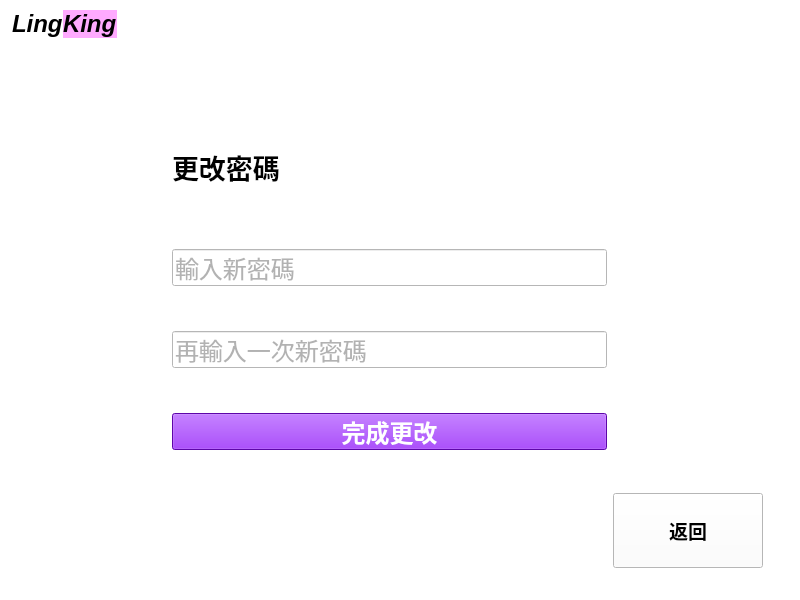
<?xml version="1.0" encoding="UTF-8"?>
<ui version="4.0">
 <class>changePSDWindow</class>
 <widget class="QMainWindow" name="changePSDWindow">
  <property name="geometry">
   <rect>
    <x>0</x>
    <y>0</y>
    <width>800</width>
    <height>600</height>
   </rect>
  </property>
  <property name="windowTitle">
   <string>LingKing</string>
  </property>
  <property name="styleSheet">
   <string notr="true">background-color: rgb(255, 255, 255);</string>
  </property>
  <widget class="QWidget" name="centralwidget">
   <layout class="QGridLayout" name="gridLayout_2">
    <property name="leftMargin">
     <number>12</number>
    </property>
    <property name="topMargin">
     <number>10</number>
    </property>
    <property name="rightMargin">
     <number>12</number>
    </property>
    <property name="bottomMargin">
     <number>10</number>
    </property>
    <item row="0" column="0">
     <layout class="QGridLayout" name="gridLayout">
      <item row="3" column="2">
       <widget class="QPushButton" name="back_BTN">
        <property name="sizePolicy">
         <sizepolicy hsizetype="Expanding" vsizetype="Expanding">
          <horstretch>1</horstretch>
          <verstretch>1</verstretch>
         </sizepolicy>
        </property>
        <property name="minimumSize">
         <size>
          <width>100</width>
          <height>50</height>
         </size>
        </property>
        <property name="maximumSize">
         <size>
          <width>150</width>
          <height>75</height>
         </size>
        </property>
        <property name="font">
         <font>
          <pointsize>14</pointsize>
          <weight>75</weight>
          <bold>true</bold>
         </font>
        </property>
        <property name="cursor">
         <cursorShape>PointingHandCursor</cursorShape>
        </property>
        <property name="styleSheet">
         <string notr="true"/>
        </property>
        <property name="text">
         <string>返回</string>
        </property>
       </widget>
      </item>
      <item row="2" column="2">
       <widget class="QLabel" name="info_label">
        <property name="sizePolicy">
         <sizepolicy hsizetype="Minimum" vsizetype="Expanding">
          <horstretch>0</horstretch>
          <verstretch>0</verstretch>
         </sizepolicy>
        </property>
        <property name="minimumSize">
         <size>
          <width>175</width>
          <height>0</height>
         </size>
        </property>
        <property name="palette">
         <palette>
          <active>
           <colorrole role="WindowText">
            <brush brushstyle="SolidPattern">
             <color alpha="255">
              <red>255</red>
              <green>0</green>
              <blue>0</blue>
             </color>
            </brush>
           </colorrole>
           <colorrole role="Button">
            <brush brushstyle="SolidPattern">
             <color alpha="255">
              <red>255</red>
              <green>255</green>
              <blue>255</blue>
             </color>
            </brush>
           </colorrole>
           <colorrole role="Base">
            <brush brushstyle="SolidPattern">
             <color alpha="255">
              <red>255</red>
              <green>255</green>
              <blue>255</blue>
             </color>
            </brush>
           </colorrole>
           <colorrole role="Window">
            <brush brushstyle="SolidPattern">
             <color alpha="255">
              <red>255</red>
              <green>255</green>
              <blue>255</blue>
             </color>
            </brush>
           </colorrole>
          </active>
          <inactive>
           <colorrole role="WindowText">
            <brush brushstyle="SolidPattern">
             <color alpha="255">
              <red>255</red>
              <green>0</green>
              <blue>0</blue>
             </color>
            </brush>
           </colorrole>
           <colorrole role="Button">
            <brush brushstyle="SolidPattern">
             <color alpha="255">
              <red>255</red>
              <green>255</green>
              <blue>255</blue>
             </color>
            </brush>
           </colorrole>
           <colorrole role="Base">
            <brush brushstyle="SolidPattern">
             <color alpha="255">
              <red>255</red>
              <green>255</green>
              <blue>255</blue>
             </color>
            </brush>
           </colorrole>
           <colorrole role="Window">
            <brush brushstyle="SolidPattern">
             <color alpha="255">
              <red>255</red>
              <green>255</green>
              <blue>255</blue>
             </color>
            </brush>
           </colorrole>
          </inactive>
          <disabled>
           <colorrole role="WindowText">
            <brush brushstyle="SolidPattern">
             <color alpha="255">
              <red>120</red>
              <green>120</green>
              <blue>120</blue>
             </color>
            </brush>
           </colorrole>
           <colorrole role="Button">
            <brush brushstyle="SolidPattern">
             <color alpha="255">
              <red>255</red>
              <green>255</green>
              <blue>255</blue>
             </color>
            </brush>
           </colorrole>
           <colorrole role="Base">
            <brush brushstyle="SolidPattern">
             <color alpha="255">
              <red>255</red>
              <green>255</green>
              <blue>255</blue>
             </color>
            </brush>
           </colorrole>
           <colorrole role="Window">
            <brush brushstyle="SolidPattern">
             <color alpha="255">
              <red>255</red>
              <green>255</green>
              <blue>255</blue>
             </color>
            </brush>
           </colorrole>
          </disabled>
         </palette>
        </property>
        <property name="font">
         <font>
          <pointsize>14</pointsize>
         </font>
        </property>
        <property name="text">
         <string/>
        </property>
        <property name="alignment">
         <set>Qt::AlignLeading|Qt::AlignLeft|Qt::AlignTop</set>
        </property>
       </widget>
      </item>
      <item row="2" column="1">
       <layout class="QVBoxLayout" name="verticalLayout">
        <property name="spacing">
         <number>10</number>
        </property>
        <item>
         <widget class="QLabel" name="label_2">
          <property name="sizePolicy">
           <sizepolicy hsizetype="Expanding" vsizetype="Maximum">
            <horstretch>0</horstretch>
            <verstretch>0</verstretch>
           </sizepolicy>
          </property>
          <property name="maximumSize">
           <size>
            <width>16777215</width>
            <height>75</height>
           </size>
          </property>
          <property name="font">
           <font>
            <pointsize>20</pointsize>
            <weight>75</weight>
            <bold>true</bold>
           </font>
          </property>
          <property name="text">
           <string>更改密碼</string>
          </property>
          <property name="buddy">
           <cstring>confirm_password_input</cstring>
          </property>
         </widget>
        </item>
        <item>
         <widget class="QLineEdit" name="password_input">
          <property name="sizePolicy">
           <sizepolicy hsizetype="Maximum" vsizetype="Maximum">
            <horstretch>0</horstretch>
            <verstretch>0</verstretch>
           </sizepolicy>
          </property>
          <property name="maximumSize">
           <size>
            <width>480</width>
            <height>37</height>
           </size>
          </property>
          <property name="palette">
           <palette>
            <active>
             <colorrole role="Button">
              <brush brushstyle="SolidPattern">
               <color alpha="255">
                <red>255</red>
                <green>255</green>
                <blue>255</blue>
               </color>
              </brush>
             </colorrole>
             <colorrole role="Text">
              <brush brushstyle="SolidPattern">
               <color alpha="255">
                <red>102</red>
                <green>102</green>
                <blue>102</blue>
               </color>
              </brush>
             </colorrole>
             <colorrole role="Base">
              <brush brushstyle="SolidPattern">
               <color alpha="255">
                <red>255</red>
                <green>255</green>
                <blue>255</blue>
               </color>
              </brush>
             </colorrole>
             <colorrole role="Window">
              <brush brushstyle="SolidPattern">
               <color alpha="255">
                <red>255</red>
                <green>255</green>
                <blue>255</blue>
               </color>
              </brush>
             </colorrole>
            </active>
            <inactive>
             <colorrole role="Button">
              <brush brushstyle="SolidPattern">
               <color alpha="255">
                <red>255</red>
                <green>255</green>
                <blue>255</blue>
               </color>
              </brush>
             </colorrole>
             <colorrole role="Text">
              <brush brushstyle="SolidPattern">
               <color alpha="255">
                <red>102</red>
                <green>102</green>
                <blue>102</blue>
               </color>
              </brush>
             </colorrole>
             <colorrole role="Base">
              <brush brushstyle="SolidPattern">
               <color alpha="255">
                <red>255</red>
                <green>255</green>
                <blue>255</blue>
               </color>
              </brush>
             </colorrole>
             <colorrole role="Window">
              <brush brushstyle="SolidPattern">
               <color alpha="255">
                <red>255</red>
                <green>255</green>
                <blue>255</blue>
               </color>
              </brush>
             </colorrole>
            </inactive>
            <disabled>
             <colorrole role="Button">
              <brush brushstyle="SolidPattern">
               <color alpha="255">
                <red>255</red>
                <green>255</green>
                <blue>255</blue>
               </color>
              </brush>
             </colorrole>
             <colorrole role="Text">
              <brush brushstyle="SolidPattern">
               <color alpha="255">
                <red>120</red>
                <green>120</green>
                <blue>120</blue>
               </color>
              </brush>
             </colorrole>
             <colorrole role="Base">
              <brush brushstyle="SolidPattern">
               <color alpha="255">
                <red>255</red>
                <green>255</green>
                <blue>255</blue>
               </color>
              </brush>
             </colorrole>
             <colorrole role="Window">
              <brush brushstyle="SolidPattern">
               <color alpha="255">
                <red>255</red>
                <green>255</green>
                <blue>255</blue>
               </color>
              </brush>
             </colorrole>
            </disabled>
           </palette>
          </property>
          <property name="font">
           <font>
            <pointsize>18</pointsize>
           </font>
          </property>
          <property name="inputMask">
           <string/>
          </property>
          <property name="text">
           <string/>
          </property>
          <property name="placeholderText">
           <string>輸入新密碼</string>
          </property>
         </widget>
        </item>
        <item>
         <widget class="QLineEdit" name="confirm_password_input">
          <property name="sizePolicy">
           <sizepolicy hsizetype="Maximum" vsizetype="Maximum">
            <horstretch>0</horstretch>
            <verstretch>0</verstretch>
           </sizepolicy>
          </property>
          <property name="maximumSize">
           <size>
            <width>480</width>
            <height>37</height>
           </size>
          </property>
          <property name="palette">
           <palette>
            <active>
             <colorrole role="Button">
              <brush brushstyle="SolidPattern">
               <color alpha="255">
                <red>255</red>
                <green>255</green>
                <blue>255</blue>
               </color>
              </brush>
             </colorrole>
             <colorrole role="Text">
              <brush brushstyle="SolidPattern">
               <color alpha="255">
                <red>102</red>
                <green>102</green>
                <blue>102</blue>
               </color>
              </brush>
             </colorrole>
             <colorrole role="Base">
              <brush brushstyle="SolidPattern">
               <color alpha="255">
                <red>255</red>
                <green>255</green>
                <blue>255</blue>
               </color>
              </brush>
             </colorrole>
             <colorrole role="Window">
              <brush brushstyle="SolidPattern">
               <color alpha="255">
                <red>255</red>
                <green>255</green>
                <blue>255</blue>
               </color>
              </brush>
             </colorrole>
            </active>
            <inactive>
             <colorrole role="Button">
              <brush brushstyle="SolidPattern">
               <color alpha="255">
                <red>255</red>
                <green>255</green>
                <blue>255</blue>
               </color>
              </brush>
             </colorrole>
             <colorrole role="Text">
              <brush brushstyle="SolidPattern">
               <color alpha="255">
                <red>102</red>
                <green>102</green>
                <blue>102</blue>
               </color>
              </brush>
             </colorrole>
             <colorrole role="Base">
              <brush brushstyle="SolidPattern">
               <color alpha="255">
                <red>255</red>
                <green>255</green>
                <blue>255</blue>
               </color>
              </brush>
             </colorrole>
             <colorrole role="Window">
              <brush brushstyle="SolidPattern">
               <color alpha="255">
                <red>255</red>
                <green>255</green>
                <blue>255</blue>
               </color>
              </brush>
             </colorrole>
            </inactive>
            <disabled>
             <colorrole role="Button">
              <brush brushstyle="SolidPattern">
               <color alpha="255">
                <red>255</red>
                <green>255</green>
                <blue>255</blue>
               </color>
              </brush>
             </colorrole>
             <colorrole role="Text">
              <brush brushstyle="SolidPattern">
               <color alpha="255">
                <red>120</red>
                <green>120</green>
                <blue>120</blue>
               </color>
              </brush>
             </colorrole>
             <colorrole role="Base">
              <brush brushstyle="SolidPattern">
               <color alpha="255">
                <red>255</red>
                <green>255</green>
                <blue>255</blue>
               </color>
              </brush>
             </colorrole>
             <colorrole role="Window">
              <brush brushstyle="SolidPattern">
               <color alpha="255">
                <red>255</red>
                <green>255</green>
                <blue>255</blue>
               </color>
              </brush>
             </colorrole>
            </disabled>
           </palette>
          </property>
          <property name="font">
           <font>
            <pointsize>18</pointsize>
           </font>
          </property>
          <property name="inputMask">
           <string/>
          </property>
          <property name="text">
           <string/>
          </property>
          <property name="placeholderText">
           <string>再輸入一次新密碼</string>
          </property>
         </widget>
        </item>
        <item>
         <widget class="QPushButton" name="finish_BTN">
          <property name="sizePolicy">
           <sizepolicy hsizetype="Maximum" vsizetype="Maximum">
            <horstretch>0</horstretch>
            <verstretch>0</verstretch>
           </sizepolicy>
          </property>
          <property name="maximumSize">
           <size>
            <width>480</width>
            <height>37</height>
           </size>
          </property>
          <property name="sizeIncrement">
           <size>
            <width>0</width>
            <height>0</height>
           </size>
          </property>
          <property name="palette">
           <palette>
            <active>
             <colorrole role="Button">
              <brush brushstyle="SolidPattern">
               <color alpha="255">
                <red>130</red>
                <green>9</green>
                <blue>235</blue>
               </color>
              </brush>
             </colorrole>
             <colorrole role="ButtonText">
              <brush brushstyle="SolidPattern">
               <color alpha="255">
                <red>255</red>
                <green>255</green>
                <blue>255</blue>
               </color>
              </brush>
             </colorrole>
             <colorrole role="Base">
              <brush brushstyle="SolidPattern">
               <color alpha="255">
                <red>130</red>
                <green>9</green>
                <blue>235</blue>
               </color>
              </brush>
             </colorrole>
             <colorrole role="Window">
              <brush brushstyle="SolidPattern">
               <color alpha="255">
                <red>130</red>
                <green>9</green>
                <blue>235</blue>
               </color>
              </brush>
             </colorrole>
            </active>
            <inactive>
             <colorrole role="Button">
              <brush brushstyle="SolidPattern">
               <color alpha="255">
                <red>130</red>
                <green>9</green>
                <blue>235</blue>
               </color>
              </brush>
             </colorrole>
             <colorrole role="ButtonText">
              <brush brushstyle="SolidPattern">
               <color alpha="255">
                <red>255</red>
                <green>255</green>
                <blue>255</blue>
               </color>
              </brush>
             </colorrole>
             <colorrole role="Base">
              <brush brushstyle="SolidPattern">
               <color alpha="255">
                <red>130</red>
                <green>9</green>
                <blue>235</blue>
               </color>
              </brush>
             </colorrole>
             <colorrole role="Window">
              <brush brushstyle="SolidPattern">
               <color alpha="255">
                <red>130</red>
                <green>9</green>
                <blue>235</blue>
               </color>
              </brush>
             </colorrole>
            </inactive>
            <disabled>
             <colorrole role="Button">
              <brush brushstyle="SolidPattern">
               <color alpha="255">
                <red>130</red>
                <green>9</green>
                <blue>235</blue>
               </color>
              </brush>
             </colorrole>
             <colorrole role="ButtonText">
              <brush brushstyle="SolidPattern">
               <color alpha="255">
                <red>120</red>
                <green>120</green>
                <blue>120</blue>
               </color>
              </brush>
             </colorrole>
             <colorrole role="Base">
              <brush brushstyle="SolidPattern">
               <color alpha="255">
                <red>130</red>
                <green>9</green>
                <blue>235</blue>
               </color>
              </brush>
             </colorrole>
             <colorrole role="Window">
              <brush brushstyle="SolidPattern">
               <color alpha="255">
                <red>130</red>
                <green>9</green>
                <blue>235</blue>
               </color>
              </brush>
             </colorrole>
            </disabled>
           </palette>
          </property>
          <property name="font">
           <font>
            <pointsize>18</pointsize>
            <weight>75</weight>
            <bold>true</bold>
           </font>
          </property>
          <property name="cursor">
           <cursorShape>PointingHandCursor</cursorShape>
          </property>
          <property name="styleSheet">
           <string notr="true">background-color: rgb(130, 9, 235);</string>
          </property>
          <property name="text">
           <string>完成更改</string>
          </property>
         </widget>
        </item>
       </layout>
      </item>
      <item row="0" column="0">
       <layout class="QHBoxLayout" name="horizontalLayout_2">
        <property name="spacing">
         <number>0</number>
        </property>
        <item>
         <widget class="QLabel" name="label">
          <property name="enabled">
           <bool>true</bool>
          </property>
          <property name="sizePolicy">
           <sizepolicy hsizetype="Fixed" vsizetype="Fixed">
            <horstretch>1</horstretch>
            <verstretch>0</verstretch>
           </sizepolicy>
          </property>
          <property name="font">
           <font>
            <pointsize>18</pointsize>
            <weight>75</weight>
            <italic>true</italic>
            <bold>true</bold>
            <strikeout>false</strikeout>
           </font>
          </property>
          <property name="text">
           <string>Ling</string>
          </property>
          <property name="textFormat">
           <enum>Qt::PlainText</enum>
          </property>
          <property name="wordWrap">
           <bool>false</bool>
          </property>
         </widget>
        </item>
        <item>
         <widget class="QLabel" name="label_5">
          <property name="sizePolicy">
           <sizepolicy hsizetype="Fixed" vsizetype="Fixed">
            <horstretch>1</horstretch>
            <verstretch>0</verstretch>
           </sizepolicy>
          </property>
          <property name="font">
           <font>
            <pointsize>18</pointsize>
            <weight>75</weight>
            <italic>true</italic>
            <bold>true</bold>
           </font>
          </property>
          <property name="styleSheet">
           <string notr="true">background-color: rgb(255, 170, 255)</string>
          </property>
          <property name="text">
           <string>King</string>
          </property>
         </widget>
        </item>
        <item>
         <spacer name="horizontalSpacer_3">
          <property name="orientation">
           <enum>Qt::Horizontal</enum>
          </property>
          <property name="sizeType">
           <enum>QSizePolicy::Expanding</enum>
          </property>
          <property name="sizeHint" stdset="0">
           <size>
            <width>40</width>
            <height>20</height>
           </size>
          </property>
         </spacer>
        </item>
       </layout>
      </item>
      <item row="0" column="1">
       <spacer name="horizontalSpacer">
        <property name="orientation">
         <enum>Qt::Horizontal</enum>
        </property>
        <property name="sizeType">
         <enum>QSizePolicy::Maximum</enum>
        </property>
        <property name="sizeHint" stdset="0">
         <size>
          <width>480</width>
          <height>20</height>
         </size>
        </property>
       </spacer>
      </item>
      <item row="1" column="0">
       <spacer name="verticalSpacer">
        <property name="orientation">
         <enum>Qt::Vertical</enum>
        </property>
        <property name="sizeType">
         <enum>QSizePolicy::Maximum</enum>
        </property>
        <property name="sizeHint" stdset="0">
         <size>
          <width>20</width>
          <height>50</height>
         </size>
        </property>
       </spacer>
      </item>
      <item row="2" column="3">
       <spacer name="horizontalSpacer_2">
        <property name="orientation">
         <enum>Qt::Horizontal</enum>
        </property>
        <property name="sizeHint" stdset="0">
         <size>
          <width>40</width>
          <height>20</height>
         </size>
        </property>
       </spacer>
      </item>
      <item row="2" column="0">
       <spacer name="horizontalSpacer_4">
        <property name="orientation">
         <enum>Qt::Horizontal</enum>
        </property>
        <property name="sizeHint" stdset="0">
         <size>
          <width>200</width>
          <height>20</height>
         </size>
        </property>
       </spacer>
      </item>
     </layout>
    </item>
   </layout>
  </widget>
  <widget class="QStatusBar" name="statusbar"/>
 </widget>
 <resources/>
 <connections/>
</ui>
